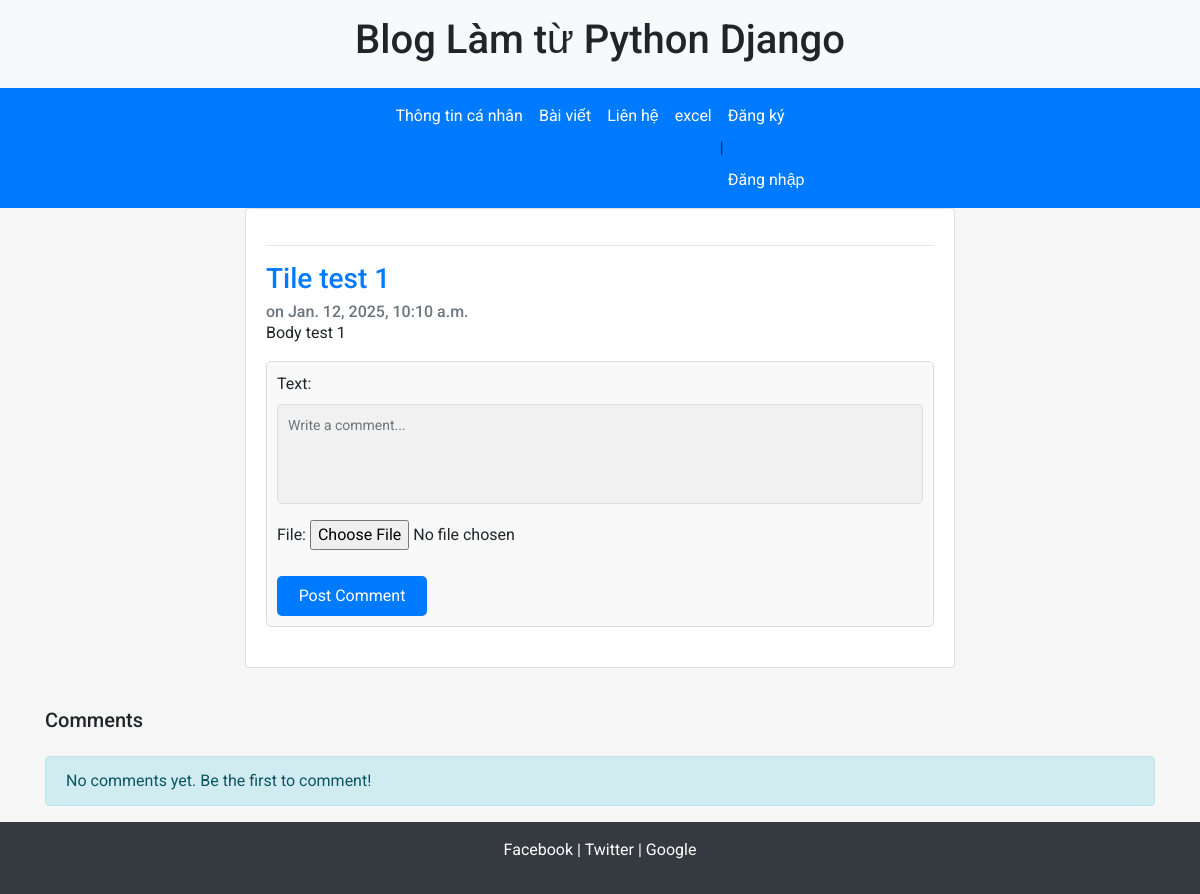
Before: /blog/post/7/ with the older database file.
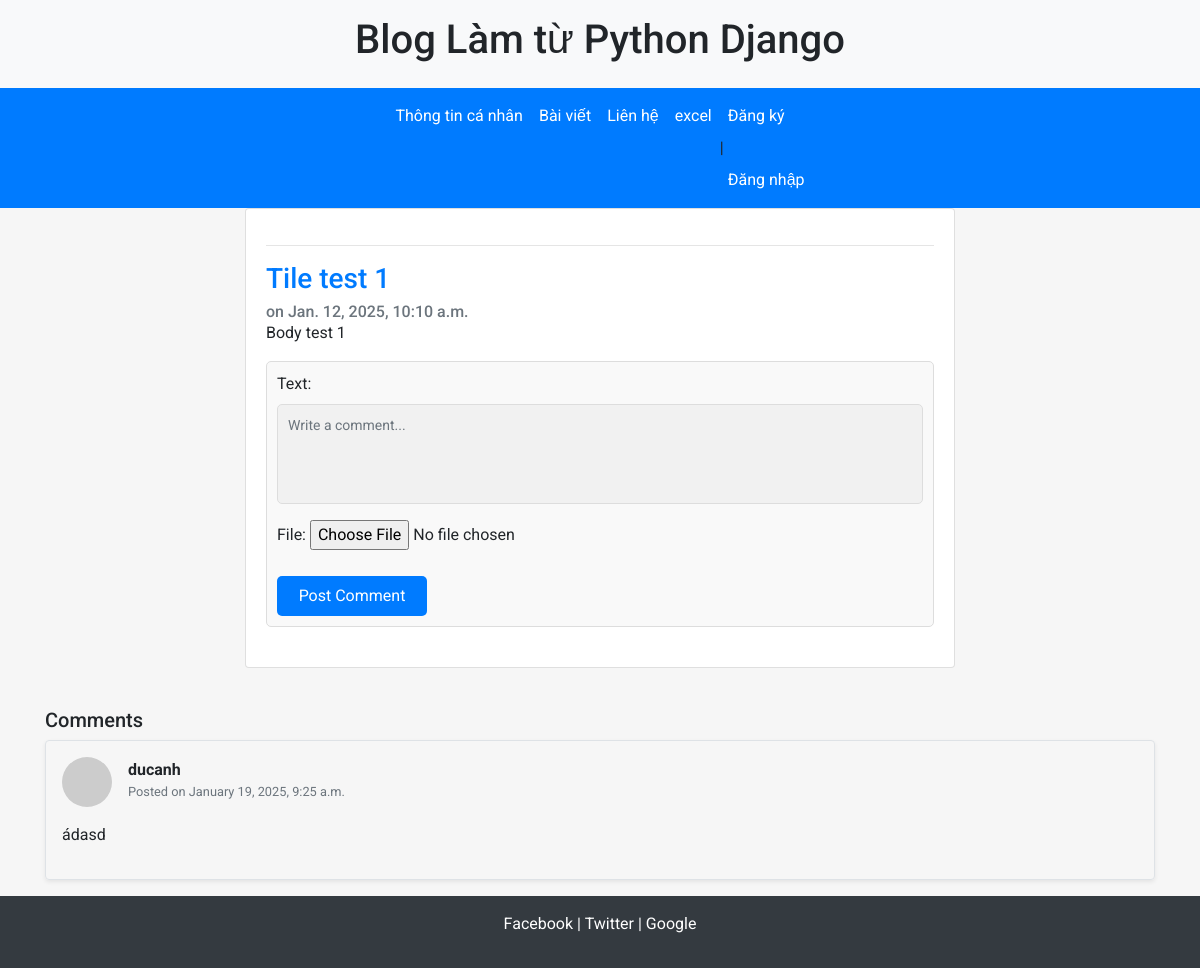
After: the same page with the newer database file.
### comment/models.py (models this page shows, shortened)
class Comment(models.Model):
    author = models.ForeignKey(
        'users.CustomUser',
        on_delete=models.CASCADE,
    )
    name = models.CharField(max_length=100, blank=True, null=True)
    email = models.EmailField(max_length=255, blank=True, null=True)
    text = models.TextField()
    created_at = models.DateTimeField(auto_now_add=True)
    post = models.ForeignKey(
        'blog.Post',
        on_delete=models.CASCADE,
    )
    file = models.FileField(upload_to='attachments/', null=True, blank=True)

### users/models.py (models this page shows)
class CustomUser(AbstractUser):
    sex_choice = models.CharField(max_length=10, choices=[('M', 'Male'), ('F', 'Female')])
    age = models.PositiveIntegerField(null=True, blank=True)
    address = models.TextField(null=True, blank=True)

### blog/views.py (the view)
# urls.py: path('<int:id>/', views.post, name='post'),
def post(request, id):
    try:
        post = Post.objects.get(id=id)
        comments = Comment.objects.filter(post=post).order_by('-created_at')
        if request.method == 'POST':
            form = CommentForm(request.POST, request.FILES)  # Add request.FILES here
            if form.is_valid():
                new_comment = form.save(commit=False)
                new_comment.post = post
                new_comment.author = request.user
                new_comment.save()
        else:
            form = CommentForm()
    except Post.DoesNotExist:
        raise Http404("Bài viết không tồn tại")
    return render(request, 'post.html', {
            'post': post,
            'comments': comments,
            'form': form,
        }
    )

### comment/forms.py
class CommentForm(forms.ModelForm):
    class Meta:
        model = Comment
        fields = ['text', 'file']
    text = forms.CharField(
        widget=forms.Textarea(attrs={
            'class': 'form-control',
            'placeholder': 'Write a comment...',
            'rows': 3,
        }),
        required=False
    )
    file = forms.FileField(
        required=False,
        validators=[validate_file_type],
        widget=forms.ClearableFileInput()
    )

### home/templates/post.html (shortened to what this page needs)
{% extends "pages/base.html" %}
{% block content %}
<div class="container">
  <div class="row">
    <div class="col-md-8 offset-md-2">
      <div class="card mb-3">
        <div class="card-body">
          <hr>
          <h3 class="card-title"><a href="{% url 'post' post.id %}">{{ post.title }}</a></h3>
          <h6 class="card-subtitle text-muted">on {{ post.date }}</h6>
          <div class="card-text">
            {{ post.body|safe|linebreaks }}
          </div>
          <div class="comment-box">
            <form method="POST" action="{% url 'post_detail' post.id %}" enctype="multipart/form-data">
              {{ form.as_p }}
              <button type="submit">Post Comment</button>
            </form>
          </div>
        </div>
      </div>
    </div>
  </div>
</div>
          <div class="card-text">
            <h5 class="mt-4">Comments</h5>
            {% if comments %}
                <div class="comments-list">
                    {% for comment in comments %}
                    <div class="comment-item p-3 mb-3 rounded border shadow-sm">
                      <div class="d-flex align-items-center">
                          <div class="comment-avatar mr-3">
                              <img src="https://via.placeholder.com/50" alt="Avatar" class="rounded-circle">
                          </div>
                          <div>
                              <h6 class="mb-0">
                                  <strong>{{ comment.author.username|default:"Anonymous" }}</strong>
                              </h6>
                              <small class="text-muted">Posted on {{ comment.created_at|date:"F j, Y, g:i a" }}</small>
                          </div>
                      </div>
                      <div class="comment-text mt-3">
                          <p id="display-comment-text-{{ comment.id }}">{{ comment.text }}</p>
                      </div>
                  </div>
                    {% endfor %}
                </div>
            {% else %}
                <div class="alert alert-info mt-4" role="alert">
                    No comments yet. Be the first to comment!
                </div>
            {% endif %}
        </div>
      </div>
{% endblock %}

Changed rows visible on the page:
added Comment: author.username "ducanh", created_at "January 19, 2025, 9:25 a.m.", text "ádasd"
Other visible differences:
text no longer shown: "No comments yet. Be the first to comment!"
